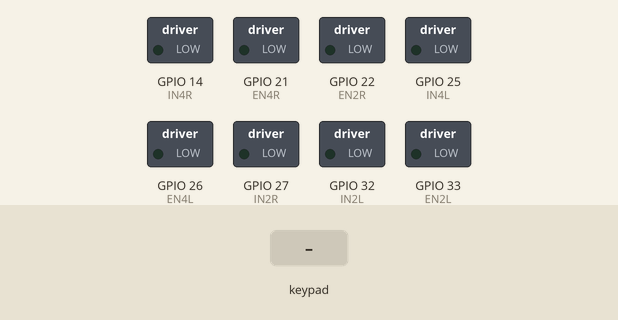
This sketch was run on a simulated ESP32. On the bench: switched loads named in the sketch (green lamp = pin HIGH). The inputs (shaded band) are chosen by the test bench. What the sketch prints to the serial monitor is not drawn.

Above: at 1.2 s.
1.3 s: key 'U' pressed
At 2.9 s:
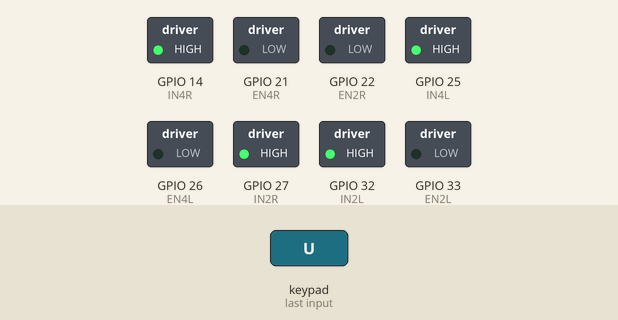
3.2 s: key 'D' pressed
At 3.45 s:
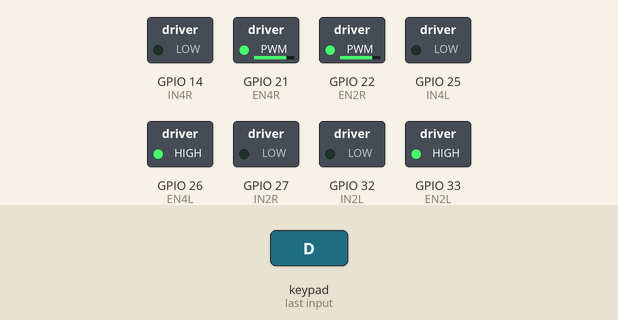
5.1 s: key 'O' pressed
At 6.2 s:
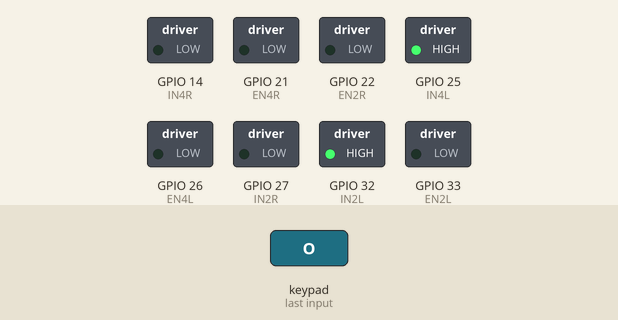
7.0 s: key 'S' pressed
At 8.1 s:
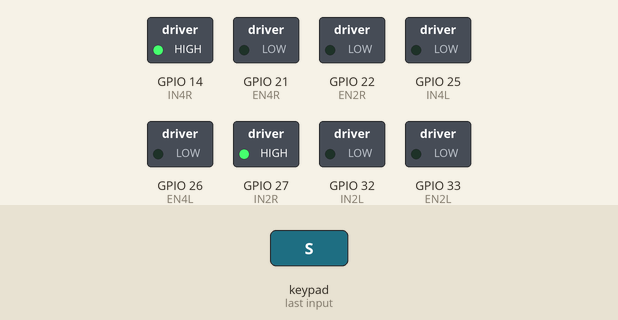
10.4 s: key 'U' pressed
At 10.6 s:
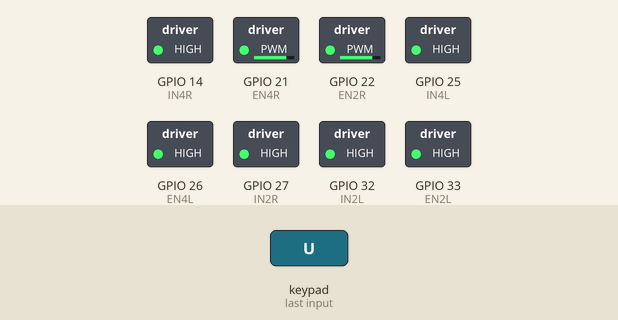
Timing chart, 0 to 13.3 s (numbered marks = the images above; inputs shaded):
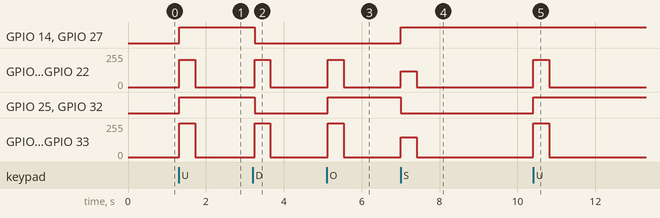

Measured:
- after the input at 1.3 s, GPIO 14 (IN4R), GPIO 25 (IN4L), GPIO 27 (IN2R), GPIO 32 (IN2L): LOW → HIGH at once; GPIO 21 (EN4R), GPIO 22 (EN2R): 0/255 → 204/255 at once, → 0/255 0.41 s later; GPIO 26 (EN4L), GPIO 33 (EN2L): 0/255 → 255/255 at once, → 0/255 0.41 s later
- after the input at 3.2 s, GPIO 14 (IN4R), GPIO 25 (IN4L), GPIO 27 (IN2R), GPIO 32 (IN2L): HIGH → LOW after 0.05 s; GPIO 21 (EN4R), GPIO 22 (EN2R): 0/255 → 204/255 after 0.05 s, → 0/255 0.41 s later; GPIO 26 (EN4L), GPIO 33 (EN2L): 0/255 → 255/255 after 0.05 s, → 0/255 0.41 s later
- after the input at 5.1 s, GPIO 21 (EN4R), GPIO 22 (EN2R): 0/255 → 204/255 at once, → 0/255 0.41 s later; GPIO 25 (IN4L), GPIO 32 (IN2L): LOW → HIGH at once; GPIO 26 (EN4L), GPIO 33 (EN2L): 0/255 → 255/255 at once, → 0/255 0.41 s later
- after the input at 7.0 s, GPIO 14 (IN4R), GPIO 27 (IN2R): LOW → HIGH at once; GPIO 21 (EN4R), GPIO 22 (EN2R): 0/255 → 120/255 at once, → 0/255 0.41 s later; GPIO 25 (IN4L), GPIO 32 (IN2L): HIGH → LOW at once; GPIO 26 (EN4L), GPIO 33 (EN2L): 0/255 → 150/255 at once, → 0/255 0.41 s later
- after the input at 10.4 s, GPIO 21 (EN4R), GPIO 22 (EN2R): 0/255 → 204/255 at once, → 0/255 0.41 s later; GPIO 25 (IN4L), GPIO 32 (IN2L): LOW → HIGH at once; GPIO 26 (EN4L), GPIO 33 (EN2L): 0/255 → 255/255 at once, → 0/255 0.41 s later

The sketch:

Car_Mecanum.ino
```cpp
#include <SPI.h>
#include <RF24.h>
#include <stdint.h>

#include <DabbleESP32.h>
#define BLUETOOTH_NAME "Robotino_Mecanum"

// ================== STRUCT ==================
struct Counter_t {
  uint32_t interval; // millis/micros
  uint32_t time;
};
Counter_t RF24_counter = {200, 0}, dabble_counter = {50, 0}, motor_counter = {5, 0};

struct DataPacket_t {
  double theta;
  double power;
  int16_t omega;
};
DataPacket_t data0 = {0, 0, 0};

struct DataPacket_Normal_t{
  float speedTurn;
  float speedForward;
};

DataPacket_Normal_t data = {0,0};

struct DabbleInput_t {
  float radius;
  float angle;
  bool forward;
  bool backward;
  bool left;
  bool right;
};
DabbleInput_t dabbleInput;

// ================== PIN CONFIG ==================
// #define CE_PIN   17
// #define CSN_PIN  16
// #define HSPI_MISO   12
// #define HSPI_MOSI   13
// #define HSPI_SCLK   14
// #define HSPI_SS     15

// 4 là bánh trên, 2 là bánh dưới
// Motor Left (A)
#define IN4L  25
#define IN4R  14
#define EN4L  26   // PWM cua Enable 2L
#define EN4R  21

// Motor Right (B)
#define IN2R  27
#define IN2L  32
#define EN2L  33
#define EN2R  22

#define PWM_FREQ 5000
#define PWM_RES 8

#define DEADZONE 15

#define SCALE_LEFT 1
#define SCALE_RIGHT 0.8
#define MAX_POWER 255

// // ================== RF24 CONFIG ==================
// RF24 radio(CE_PIN, CSN_PIN);
// const uint64_t address = 0xE7E7E7E7E7LL;

bool debug = false;

/*Create module receive data (including failsafe)*/
// void receivedata(){
//   if (radio.available()) {
//     radio.read(&data, sizeof(data));
//     last_receive_time = millis(); // Cập nhật thời gian khi nhận được lệnh
//   }
// }
// void check_failsafe(){
//   unsigned long current_time = millis();
//   if(current_time - last_receive_time >500){
//     data.power = 0;
//     data.theta = 0;
//   }
// }

//IN2L điều khiển bánh trên trái , IN4L dưới trái. IN2R trên phải, IN4R dưới phải.
// Ta có 4 chân điều khiển tốc độ. E2L: trên trái, E4L: dưới trái. E2R: trên phải, E4R: dưới phải.
//Lay data receive duoc de lam input. Va output la gia tri da duoc chinh sua

//Nếu mà IN1, IN2 là 01 hay 10 thì chạy còn 11 sẽ brake!!! --> Nếu x,y thuộc deadzone thì đặt trạng thái brake cho xe không bị trôi
//Depend on the input, it will define that the motor want to go forward or backward
// ================== MOTOR CONTROL ==================
void setupMotors() {
    pinMode(IN2L, OUTPUT); pinMode(IN2R, OUTPUT);
    pinMode(IN4L, OUTPUT); pinMode(IN4R, OUTPUT);

    pinMode(EN2L, OUTPUT);
    pinMode(EN4R, OUTPUT);
    pinMode(EN2R, OUTPUT);
    pinMode(EN4L, OUTPUT);
}

void applyMotor(int speed, uint8_t pwmPin, uint8_t dirPin) {
    if (abs(speed) < DEADZONE) {
        analogWrite(pwmPin, 0);
    }
    else if (speed > 0) {
        digitalWrite(dirPin, HIGH);
        analogWrite(pwmPin, speed); // Just like Arduino
    }
    else {
        digitalWrite(dirPin, LOW);
        analogWrite(pwmPin, abs(speed));
    }
}

//RECEIVED: pOWER, THETA AND OMEGA --> wE HAVE TO OUTPUT THE PWM SIGNALS SATISFY LIMIT AND RIGHT CHOICE
// Nhận vào:
// - power: Công suất tổng (0 đến 255)
// - theta: Góc di chuyển tính bằng Radian
// - turn: Tốc độ xoay (-255 đến 255, âm là xoay trái, dương là xoay phải)
// void driveMecanum(double power, double theta, double turn) {

//     // Đổi tên biến để tránh xung đột với hàm sin(), cos() của C++
//     double sin_val = sin(theta + PI/4.0);
//     double cos_val = cos(theta + PI/4.0);

//     // Tìm giá trị lớn nhất giữa sin và cos để giữ power luôn đạt đỉnh
//     double max_val = max(abs(cos_val), abs(sin_val));

//     // Tính toán tốc độ thô cho 4 bánh
//     double v_fl = (power * cos_val / max_val) + turn; // Trước - Trái
//     double v_fr = (power * sin_val / max_val) - turn; // Trước - Phải
//     double v_bl = (power * sin_val / max_val) + turn; // Sau - Trái
//     double v_br = (power * cos_val / max_val) - turn; // Sau - Phải

//     // Normalization (Chuẩn hóa tỷ lệ)
//     // Nếu tổng lực vọt qua 255, ta phải giảm tốc độ cả 4 bánh xuống theo cùng 1 tỷ lệ
//     // để xe không bị méo quỹ đạo (đi chéo mà bị thành đi thẳng)
//     double max_speed = max(max(abs(v_fl), abs(v_fr)), max(abs(v_bl), abs(v_br)));
//     if (max_speed > 255.0) {
//         v_fl = (v_fl / max_speed) * 255.0;
//         v_fr = (v_fr / max_speed) * 255.0;
//         v_bl = (v_bl / max_speed) * 255.0;
//         v_br = (v_br / max_speed) * 255.0;
//     }

//     // Xuất tín hiệu ra 4 bánh bằng hàm applyMotor đã cấu hình
//     applyMotor((int)v_fl, EN2L, IN2L);
//     applyMotor((int)v_fr, EN2R, IN2R);
//     applyMotor((int)v_bl, EN4L, IN4L);
//     applyMotor((int)v_br, EN4R, IN4R);
// }

void driveNormal(float turn_speed, float forward_speed) {
    if (turn_speed > 0 && forward_speed == 0) turn_speed = turn_speed/abs(turn_speed) * 255;
    int leftSpeed  = (forward_speed + turn_speed) * SCALE_LEFT;
    int rightSpeed = (forward_speed - turn_speed) * SCALE_RIGHT;

    leftSpeed  = constrain(leftSpeed,  -1*MAX_POWER, MAX_POWER);
    rightSpeed = constrain(rightSpeed, -1*MAX_POWER, MAX_POWER);

    // Xuất tín hiệu cho 2 bánh BÊN TRÁI
    applyMotor(leftSpeed,  EN2L, IN2L); // Bánh trên trái
    applyMotor(leftSpeed,  EN4L, IN4L); // Bánh dưới trái

    // Xuất tín hiệu cho 2 bánh BÊN PHẢI
    applyMotor(rightSpeed, EN2R, IN2R); // Bánh trên phải
    applyMotor(rightSpeed, EN4R, IN4R); // Bánh dưới phải
}

//-------------------------------------------------------
//                    INPUT AND UPDATE
//-------------------------------------------------------
void getInput() {
  Dabble.processInput();
  data.speedTurn = 0; // Reset before checking buttons
  data.speedForward = 0;

  // Read all 10 buttons for game controls and settings
  // dabbleInput.radius = (float) GamePad.getRadius() / 7.0 * 255.0; // power
  // dabbleInput.angle = (float) GamePad.getAngle() / 180.0 * PI; // Radian
  dabbleInput.left = GamePad.isSquarePressed();
  dabbleInput.right = GamePad.isCirclePressed();
  dabbleInput.forward = GamePad.isUpPressed();
  dabbleInput.backward = GamePad.isDownPressed();
  // dabbleInput.left = GamePad.isLeftPressed();
  // dabbleInput.right = GamePad.isRightPressed();
  // dabbleInput.start  = GamePad.isStartPressed();
  // dabbleInput.select = GamePad.isSelectPressed();

  // data.power = dabbleInput.radius;
  // data.theta = dabbleInput.angle;
  // data.omega = dabbleInput.left * -90 + dabbleInput.right * 90;
  if(dabbleInput.left) data.speedTurn = -150;
  if(dabbleInput.right) data.speedTurn = 150;
  if(dabbleInput.forward) data.speedForward = 255;
  if(dabbleInput.backward) data.speedForward = -255;
}

//-------------------------------------------------------
//                    DEBUG
//-------------------------------------------------------
String readWord() {
  char c;
  String word = "";
  while (true) {
    if (Serial.available() > 0) {
      c = Serial.read();
      if (c == ' ' || c == '\n')
        break;
      word += c;
    }
    else
      return "";
  }
  return word;
}

bool isValidNumber(String str) {
    if (str.length() == 0) return false;

    for (int i = 0; i < str.length(); i++) {
        // Allow a minus sign only at the very beginning
        if (i == 0 && str[i] == '-') {
            if (str.length() == 1) return false; // Case where input is just "-"
            continue;
        }
        // If any character isn't a digit, it's not a valid number
        if (!isdigit(str[i])) return false;
    }
    return true;
}

void serialCommand() {
  if (Serial.available() > 0) {
    bool valid = true;
    String cmdSelect = readWord(); // "power", "theta", "turn", "run", "debug", "restart"
    String cmdMode;
    // String cmdState;
    int stateVal;
    // Special command
    if (cmdSelect == "restart") {
      // Flush serial buffer
      while (Serial.available() > 0)
        char temp = Serial.read();
      ESP.restart();
    }
    else if (cmdSelect == "")
      return;

    cmdMode = readWord();
    /*
    power: Công suất tổng (0 đến 255)
    theta: Góc di chuyển tính bằng Độ, sẽ convert sang Radian sau (0 - 360)
    turn: Tốc độ xoay (-255 đến 255, âm là xoay trái, dương là xoay phải)
    */
    // check cmdMode for numbers
    if (!isValidNumber(cmdMode))
        valid = false;

    // Process command
    if (valid) {
        int index = cmdMode.toInt();
        // if (cmdSelect == "power") {
        //     if (index >= 0 && index <= 255) {
        //         data.power = index;
        //         Serial.println("Power set to " + String(data.power));
        //     }
        //     else
        //         valid = false;
        // }
        // else if (cmdSelect == "theta") {
        //     if (index >= 0 && index <= 255){
        //         data.theta = (float)index / 180.0 * PI;
        //         Serial.println("Theta set to " + String(data.theta));
        //     }
        //     else
        //         valid = false;
        // }
        // else if (cmdSelect == "turn") {
        //     if (index >= -255 && index <= 255) {
        //         data.omega = index;
        //         Serial.println("Turn set to " + String(data.omega));
        //     }
        //     else
        //         valid = false;
        // }
        // else if (cmdSelect == "run") {
        //     if (index >= 1) {
        //         driveMecanum(data.power, data.theta, data.omega);
        //         Serial.println("Car running at: " + String(data.omega) + " " + String(data.omega) + " " + String(data.omega));
        //     }
        //     else
        //         valid = false;
        // }
        // else if (cmdSelect == "debug") {
        //     if (index >= 1) {
        //       debug = true;
        //       Serial.println("Debug set to 1");
        //     }
        //     else {
        //       debug = false;
        //       Serial.println("Debug set to 0");
        //     }
        // }
    }

    if (!valid) {
      Serial.println("Command not found: " + cmdSelect + " " + cmdMode);
      // Flush serial buffer
      while (Serial.available() > 0)
        char temp = Serial.read();
    }
  }
}

//-------------------------------------------------------
//                    SETUP
//-------------------------------------------------------
void setup() {
  Serial.begin(115200);

  Dabble.begin(BLUETOOTH_NAME);
  Serial.println("Dabble ready. Waiting for connection...");

  setupMotors();

  // if (!radio.begin()) {
  //   Serial.println("RF24 không khởi động được!");
  //   // while(1) delay(100);  // Dừng nếu lỗi
  // }
  // else {
  //   radio.setPALevel(RF24_PA_LOW);
  //   radio.setDataRate(RF24_1MBPS);
  //   radio.setChannel(67);
  //   radio.openReadingPipe(0, address);
  //   radio.startListening();
  // }


  Serial.println("Xe sẵn sàng!");
}

//-------------------------------------------------------
//                    LOOP
//-------------------------------------------------------
void loop() {
  // Get data
  if (millis() - dabble_counter.time >= dabble_counter.interval) {
    serialCommand();
    getInput();
    dabble_counter.time = millis();
  }

  // Nhận dữ liệu
  // if (radio.available()) {
  //     radio.read(&data, sizeof(data));
  //     last_receive_time = millis();
  //     Serial.println("Car running at: " + String(data.omega) + " " + String(data.omega) + " " + String(data.omega));
  //     Serial.printf("Gui thanh cong");
  // }

  if (millis() - motor_counter.time >= motor_counter.interval) {
    driveNormal(data.speedTurn, data.speedForward);
      motor_counter.time = millis();
  }


  // Debug (tắt khi chạy thật)
  // static uint32_t lastDebug = 0;
  // if (millis() - lastDebug > 200) {
  //     Serial.printf("X:%d Y:%d | L:%d R:%d\n", data.x_coor, data.y_coor, pwmX, pwmY);
  //     lastDebug = millis();
  // }
}
```
